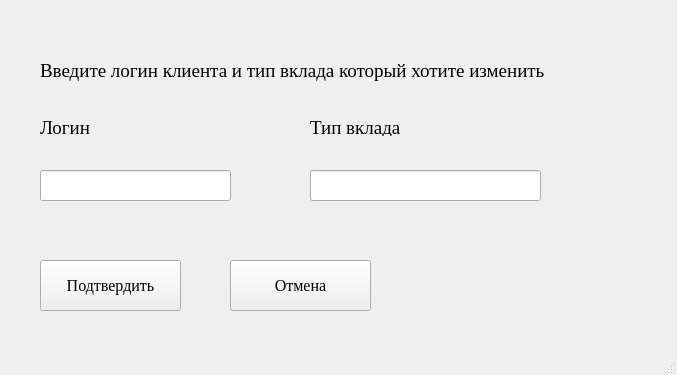
<?xml version="1.0" encoding="UTF-8"?>
<ui version="4.0">
 <class>MainWindow</class>
 <widget class="QMainWindow" name="MainWindow">
  <property name="geometry">
   <rect>
    <x>0</x>
    <y>0</y>
    <width>677</width>
    <height>375</height>
   </rect>
  </property>
  <property name="windowTitle">
   <string>MainWindow</string>
  </property>
  <widget class="QWidget" name="centralwidget">
   <widget class="QLabel" name="label">
    <property name="geometry">
     <rect>
      <x>40</x>
      <y>20</y>
      <width>621</width>
      <height>101</height>
     </rect>
    </property>
    <property name="font">
     <font>
      <family>Times New Roman</family>
      <pointsize>14</pointsize>
     </font>
    </property>
    <property name="text">
     <string>Введите логин клиента и тип вклада который хотите изменить</string>
    </property>
   </widget>
   <widget class="QLabel" name="label_2">
    <property name="geometry">
     <rect>
      <x>40</x>
      <y>120</y>
      <width>81</width>
      <height>16</height>
     </rect>
    </property>
    <property name="font">
     <font>
      <family>Times New Roman</family>
      <pointsize>14</pointsize>
     </font>
    </property>
    <property name="text">
     <string>Логин</string>
    </property>
   </widget>
   <widget class="QLabel" name="label_3">
    <property name="geometry">
     <rect>
      <x>310</x>
      <y>120</y>
      <width>121</width>
      <height>16</height>
     </rect>
    </property>
    <property name="font">
     <font>
      <family>Times New Roman</family>
      <pointsize>14</pointsize>
     </font>
    </property>
    <property name="text">
     <string>Тип вклада</string>
    </property>
   </widget>
   <widget class="QLineEdit" name="lineEdit">
    <property name="geometry">
     <rect>
      <x>40</x>
      <y>170</y>
      <width>191</width>
      <height>31</height>
     </rect>
    </property>
   </widget>
   <widget class="QLineEdit" name="lineEdit_2">
    <property name="geometry">
     <rect>
      <x>310</x>
      <y>170</y>
      <width>231</width>
      <height>31</height>
     </rect>
    </property>
   </widget>
   <widget class="QPushButton" name="pushButton">
    <property name="geometry">
     <rect>
      <x>40</x>
      <y>260</y>
      <width>141</width>
      <height>51</height>
     </rect>
    </property>
    <property name="font">
     <font>
      <family>Times New Roman</family>
      <pointsize>12</pointsize>
     </font>
    </property>
    <property name="text">
     <string>Подтвердить</string>
    </property>
   </widget>
   <widget class="QPushButton" name="pushButton_2">
    <property name="geometry">
     <rect>
      <x>230</x>
      <y>260</y>
      <width>141</width>
      <height>51</height>
     </rect>
    </property>
    <property name="font">
     <font>
      <family>Times New Roman</family>
      <pointsize>12</pointsize>
     </font>
    </property>
    <property name="text">
     <string>Отмена</string>
    </property>
   </widget>
  </widget>
  <widget class="QMenuBar" name="menubar">
   <property name="geometry">
    <rect>
     <x>0</x>
     <y>0</y>
     <width>677</width>
     <height>26</height>
    </rect>
   </property>
  </widget>
  <widget class="QStatusBar" name="statusbar"/>
 </widget>
 <resources/>
 <connections/>
</ui>
